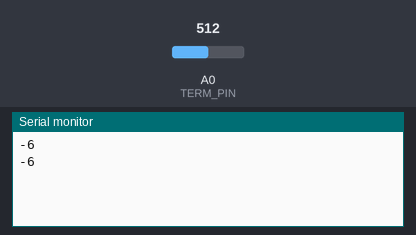
Simulated run of this sketch. Board: Arduino Uno, built with avr-gcc and run on an emulated ATmega328P. Parts: the last lines printed to the serial monitor. The inputs (shaded band) are chosen by the test bench; at power-on: A0 (TERM_PIN) = 512.

Above: at 1.8 s.
1.9 s: A0 (TERM_PIN) set to 716
At 2.8 s:
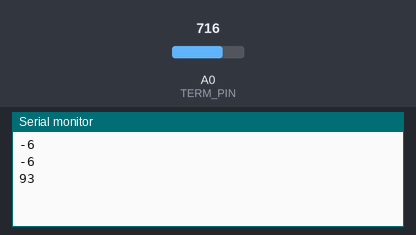
3.4 s: A0 (TERM_PIN) set to 900
At 4.8 s:
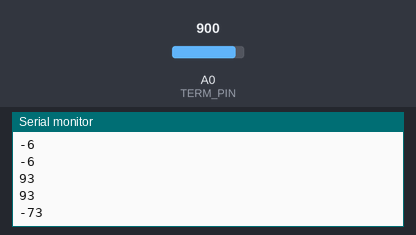
Timing chart, 0 to 6.4 s (numbered marks = the images above; inputs shaded):
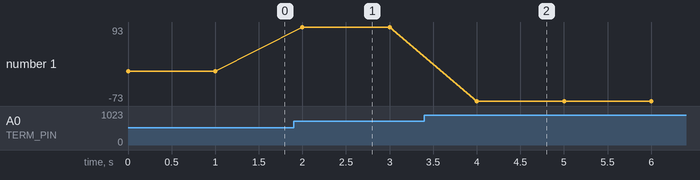

The sketch:

ThemperatureSensor.ino
```cpp
/** Подключаем термометр к аналоговому выходу 0 */
#define TERM_PIN A0


void setup() {
    Serial.begin(9600); //Запускаем arduino на порте 9600, для общения с компьютером
}

void loop() {
    int value = getTerm(TERM_PIN); //Считываем значение с термометра
    Serial.println(value); //Отсылаем значение на компьютер

    delay(1000);
}

/**
 * Функция считывает температуру. Данная функция рассчитана на использование термометра lm35.
 *
 * @param pin - номер пина к которому подключён термометр.
 *
 * @return температуру. От 0 и выше.
 */
int getTerm(int pin) {
    return (125 * analogRead(pin)) >> 8;
}
```

Measured:
- after the input at 1.9 s, the serial monitor: prints a new line after 0.10 s (image 1)
- after the input at 3.4 s, the serial monitor: prints a new line after 0.60 s (image 2)
- plotted number 1: -6 → 93 after the input at 1.9 s, 93 → -73 after the input at 3.4 s
